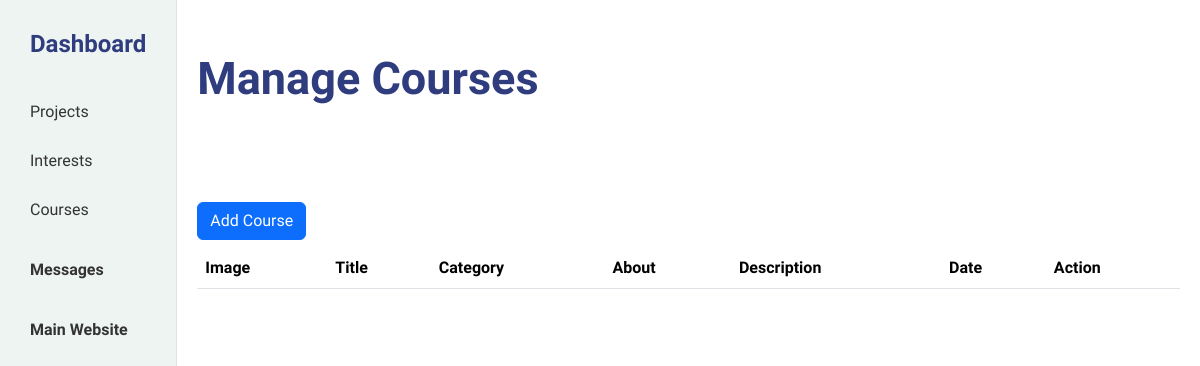
The page /dashboard/course/ on the database as committed earlier.
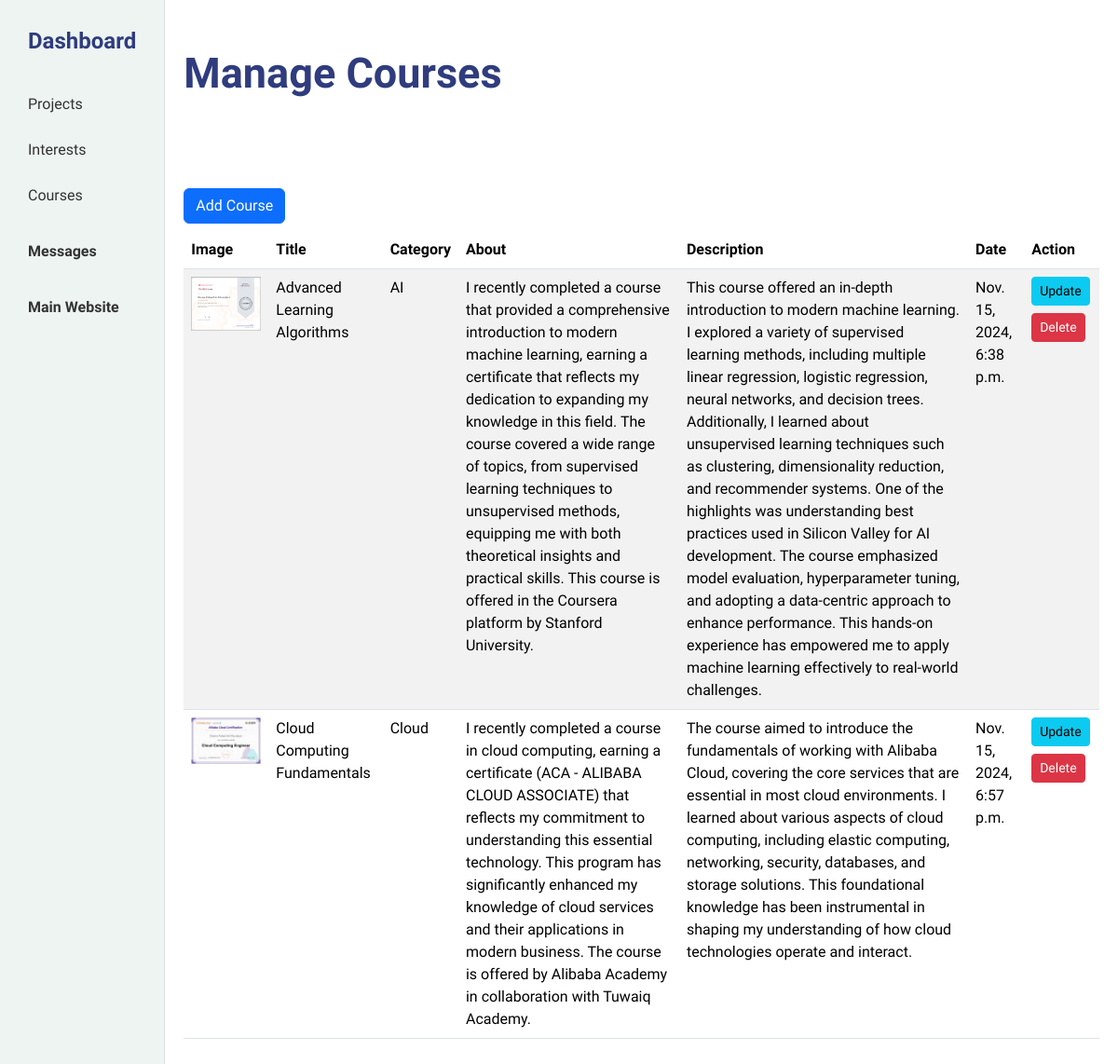
The same page on the database as committed later.
### dashboard/models.py (models this page shows, shortened)
class Course(models.Model):
    class Category(models.TextChoices):
        AI = 'ai', 'AI'
        CLOUD = 'cloud', 'Cloud'
        FullStack = 'full', 'FullStack'
        FrontEnd = 'front', 'FrontEnd'
        BackEnd = 'back', 'BackEnd'
        DataAnalysis = 'analysis', 'DataAnalysis'
    category = models.CharField(choices=Category.choices, max_length=30, default=Category.FullStack)
    title = models.CharField(max_length=1024)
    about = models.TextField()
    image = models.ImageField(upload_to="images/")
    description = models.TextField()
    section1 = models.TextField(default='Default text for section 1')
    section2 = models.TextField(default='Default text for section 2')
    section3 = models.TextField(default='Default text for section 3')
    section4 = models.TextField(default='Default text for section 4')
    skills = models.TextField(default='Default skills')
    created_at = models.DateTimeField(auto_now=True)

### dashboard/views.py (the view)
# urls.py: path("course/", views.course_view , name="course_view"),
def course_view(request: HttpRequest):
    courses = Course.objects.all()
    return render(request, "dashboard/course.html", {"courses": courses})

### dashboard/templates/dashboard/course.html (shortened to what this page needs)
{% extends 'dashboard/base.html' %}
{% block content %}
{% load static %}
<div class="mb-5 header">
    <h2 class="faculty_glyphic_bold">Manage Courses</h2>
</div>
<a href="{% url 'dashboard:add_course_view' %}">
    <button class="mt-5 btn btn-primary">Add Course</button>
</a>
<div class="mt-2 table-container">
    <table class="table table-striped">
        <thead>
            <tr>
                <th>Image</th>
                <th>Title</th>
                <th>Category</th>
                <th>About</th>
                <th>Description</th>
                <th>Date</th>
                <th>Action</th>
            </tr>
        </thead>
        <tbody>
            {% for course in courses %}
                <tr>
                    <td>
                        <img src="{{ course.image.url }}" class="img">
                    </td>
                    <td>{{course.title}} </td>
                    <td>{{course.get_category_display}} </td>
                    <td>{{course.about}} </td>
                    <td>{{course.description}} </td>
                    <td>{{course.created_at}} </td>
                    <td>
                        <a href="{% url 'dashboard:update_course_view' course.id %}">
                            <button class="mb-2 btn btn-info btn-sm">Update</button>
                        </a>
                        <a href="{% url 'dashboard:delete_course_view' course.id %}" class="btn btn-danger btn-sm"
                        onclick="return confirm('Are you sure you want to delete course {{ course.title }}?');">
                            Delete
                        </a>
                    </td>
                </tr>
            {% endfor %}
        </tbody>
    </table>
</div>
{% endblock %}

### dashboard/templates/dashboard/base.html (shortened to what this page needs)
{% load static %}
<!DOCTYPE html>
<html lang="en">
<head>
    <link href="https://cdn.jsdelivr.net/npm/bootstrap@5.3.3/dist/css/bootstrap.min.css" rel="stylesheet">
    <link href="{% static 'css/dashboard_style.css' %}" rel="stylesheet" />
</head>
<body>
    <nav>
        <a href="{% url 'dashboard:dashboard_view' %}">
            <h4 class="mb-3"><b>Dashboard</b></h4>
        </a>
        <a href="{% url 'dashboard:project_view' %}">Projects</a>
        <a href="{% url 'dashboard:interest_view' %}">Interests</a>
        <a href="{% url 'dashboard:course_view' %}">Courses</a>
        <a class="mt-3"  href="{% url 'dashboard:contact_messages_view' %}"><b>Messages</b></a>
        <a class="mt-3" href="{% url 'main:home_view' %}"><b>Main Website</b></a>
    </nav>
    <main>
    {% block content %}
    {% endblock %}
    </main>
</body>
</html>

### dashboard/static/css/dashboard_style.css (style rules this page uses)
body { padding: 0; margin: 0; display: flex; font-family: "Faculty Glyphic", serif; font-weight: 500; font-style: normal; color: #2F3C7E; }
nav { height: 250vh; background-color: #EDF4F2; padding: 20px; border-right: 1px solid #dee2e6; }
nav a { display: block; padding: 10px; color: #333; text-decoration: none; margin-bottom: 5px; }
nav h4 { color: #2F3C7E; margin: 0; }
main { flex: 1; padding: 20px; margin-top: 2rem; }
.faculty_glyphic_bold { font-weight: 1000; font-size: 45px; }
.img { width: 75px; height: auto; object-fit: cover; }

Rows that differ between the two databases and show on the page:
added Course: image (picture), title "Advanced Learning Algorithms", category "AI", about "I recently completed a course that provided a comprehensive introduction to modern machine learning, earning a certificate that reflects my dedication to expanding my knowledge in this field. The course covered a wide range of topics, from supervised learning techniques to unsupervised methods, equipping me with both theoretical insights and practical skills. This course is offered in the Coursera platform by Stanford University.", description "This course offered an in-depth introduction to modern machine learning. I explored a variety of supervised learning methods, including multiple linear regression, logistic regression, neural networks, and decision trees. Additionally, I learned about unsupervised learning techniques such as clustering, dimensionality reduction, and recommender systems. One of the highlights was understanding best practices used in Silicon Valley for AI development. The course emphasized model evaluation, hyperparameter tuning, and adopting a data-centric approach to enhance performance. This hands-on experience has empowered me to apply machine learning effectively to real-world challenges.", created_at "Nov. 15, 2024, 6:38 p.m."
added Course: image (picture), title "Cloud Computing Fundamentals", category "Cloud", about "I recently completed a course in cloud computing, earning a certificate (ACA - ALIBABA CLOUD ASSOCIATE) that reflects my commitment to understanding this essential technology. This program has significantly enhanced my knowledge of cloud services and their applications in modern business. The course is offered by Alibaba Academy in collaboration with Tuwaiq Academy.", description "The course aimed to introduce the fundamentals of working with Alibaba Cloud, covering the core services that are essential in most cloud environments. I learned about various aspects of cloud computing, including elastic computing, networking, security, databases, and storage solutions. This foundational knowledge has been instrumental in shaping my understanding of how cloud technologies operate and interact.", created_at "Nov. 15, 2024, 6:57 p.m."
